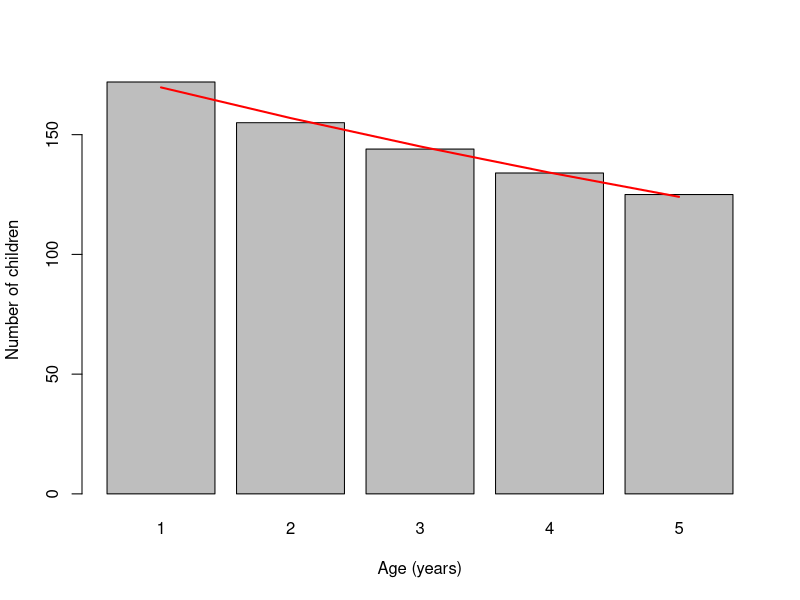

Recreate this plot in R.
## kids found in each age-group in survey
kids <- c(172, 155, 144, 134, 125)
ages <- c (1, 2, 3, 4, 5)
model <- lm(log(kids) ~ ages)
model
tab <- as.table(kids)
names(tab) <- ages
bp <- barplot(tab, xlab = "Age (years)", ylab = "Number of children")
## mortality rate (deaths / 10,000 / day)
u5mr <- abs(coef(model)[2]) * 10000 / 365.25
names(u5mr) <- "u5mr"
u5mr
## expected numbers
expected.s0 <- exp(model$coefficients[2] * ages)
expected.p0 <- expected.s0 /  sum(expected.s0)
expected.n0 <- expected.p0 * sum(kids)
lines(bp[,1], expected.n0, lwd = 2, col = "red")
